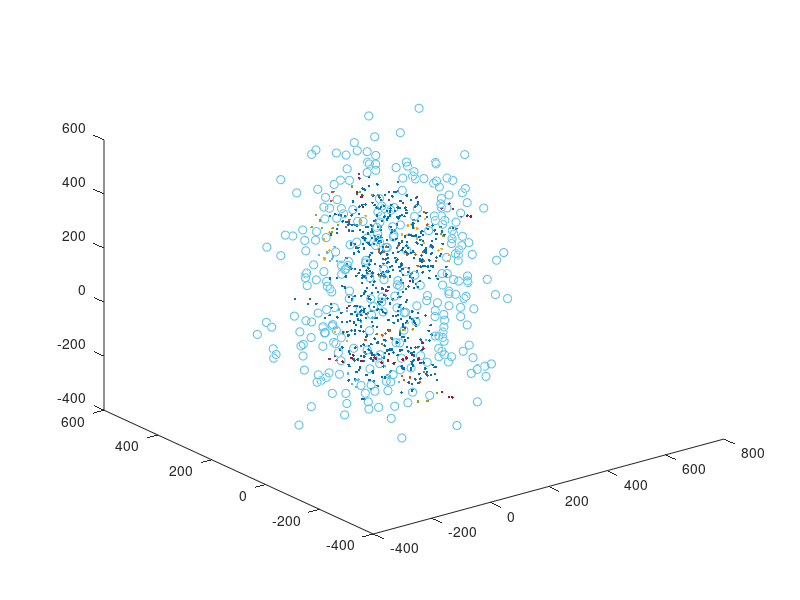

MATLAB code to generate this figure:
clear all;
close all;
dsize = 1000;
n = 3;
data = 100*randn(dsize,n);
data(1:500,:) = data(1:500,:) + 200;
data(500:600,:) = data(500:600,:) + 300;
L_min = 40;
kol = 3;
L = zeros(dsize, dsize);
rez = zeros(dsize,1);
marked = zeros(dsize,1);
group = zeros(dsize,1);
for i = 1:dsize
    for j = 1:dsize
        L(i,j) = sqrt(sum((data(i,:)-data(j,:)).^2)) <= L_min;
        if L(i,j)
            rez(i) = rez(i) + 1;
        end
    end
end
c = 1;
for i = 1:dsize
   if ~marked(i)
       if rez(i) < kol
           marked(i) = 1;
           group(i) = -1;
       else
           uvec = group;
           group(i) = c;
           while sum(uvec ~= group)
               uvec = group;
               for j = 1:dsize
                   if group(j) == c && marked(j) == 0
                       if rez(i) < kol
                           marked(j) = 1;
                           group(j) = -1;
                       else
                           marked(j) = 1;
                           for k = 1:dsize
                               if L(j,k) > 0
                                   group(k) = c; 
                               end
                           end
                       end
                   end
               end
           end
           c = c + 1;
       end
   else
       continue
   end
end
for i = 1:c-1
    plot3(data(group==i,1),data(group==i,2),data(group==i,3),'.');
    hold on;
end
plot3(data(group==-1,1),data(group==-1,2),data(group==-1,3),'o');
